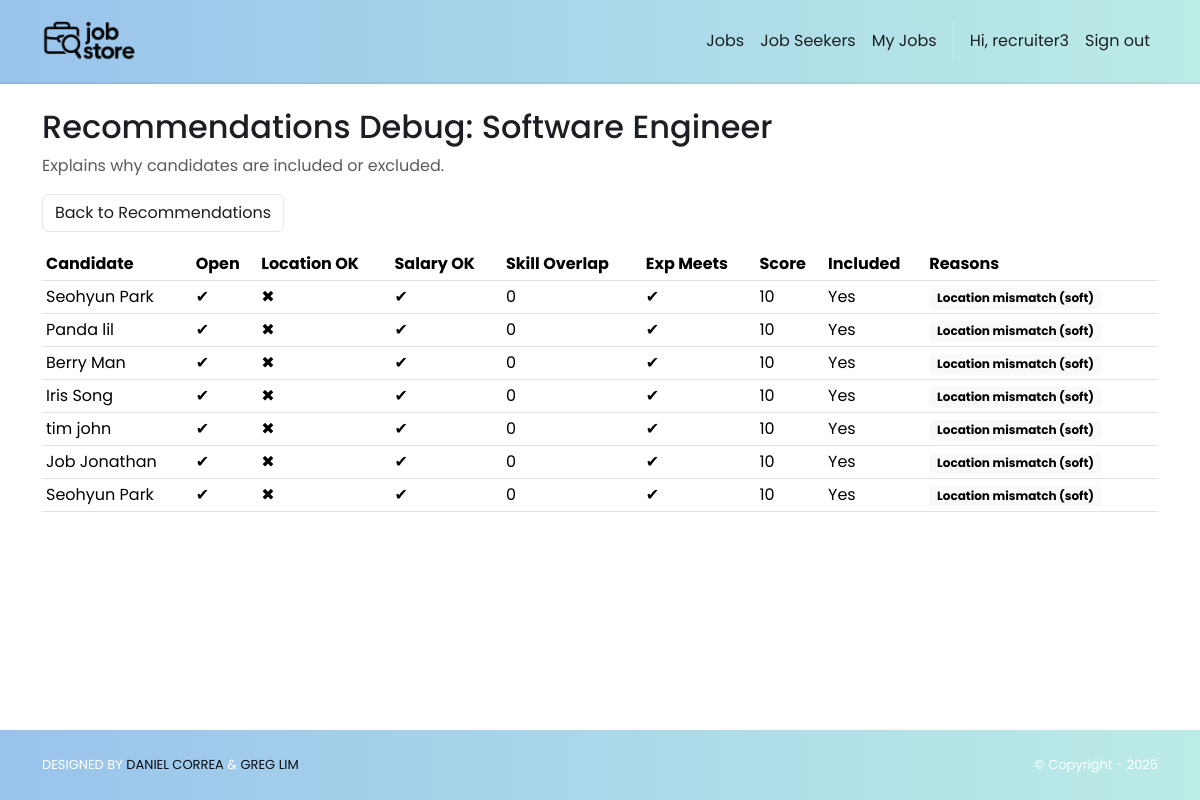
The page /jobs/5/recommendations/debug/ (signed in) on the database its author committed.
### accounts/models.py (models this page shows)
class User(AbstractUser):
    class Roles(models.TextChoices):
        RECRUITER = "RECRUITER", "Recruiter"
        JOB_SEEKER = "JOB_SEEKER", "Job Seeker"
    role = models.CharField(
        max_length=20, choices=Roles.choices, default=Roles.JOB_SEEKER, db_index=True
    )
    @property
    def is_recruiter(self) -> bool:
        return self.role == self.Roles.RECRUITER
    @property
    def is_jobseeker(self) -> bool:
        return self.role == self.Roles.JOB_SEEKER

### jobs/models.py (models this page shows, shortened)
class Job(models.Model):
    class RemoteType(models.TextChoices):
        ONSITE = "ONSITE", "On-site"
        REMOTE = "REMOTE", "Remote"
        HYBRID = "HYBRID", "Hybrid"
    title = models.CharField(max_length=200, db_index=True)
    description = models.TextField()
    location = models.CharField(max_length=200, db_index=True)
    address = models.CharField(max_length=200, db_index=True)
    remote_type = models.CharField(max_length=6, choices=RemoteType.choices)
    salary_min = models.PositiveIntegerField(null=True, blank=True)
    salary_max = models.PositiveIntegerField(null=True, blank=True)
    visa_sponsorship = models.BooleanField(default=False)
    min_experience = models.PositiveIntegerField(null=True, blank=True)
    skills = models.ManyToManyField(Skill, blank=True, related_name="jobs")
    created_by = models.ForeignKey(
        settings.AUTH_USER_MODEL,
        on_delete=models.CASCADE,
        related_name="jobs",
        limit_choices_to={"role": "RECRUITER"},
    )
    created_at = models.DateTimeField(auto_now_add=True)

### jobSeekers/models.py (models this page shows, shortened)
class JobSeeker(models.Model):
    user = models.OneToOneField(
        settings.AUTH_USER_MODEL, on_delete=models.CASCADE, related_name="jobseeker_profile"
    )
    firstName = models.CharField("First Name", max_length=255)
    lastName  = models.CharField("Last Name", max_length=255)
    location  = models.CharField("Location", max_length=255, blank=True)
    image     = models.ImageField("Profile Image", upload_to='jobSeeker_images/', null=True, blank=True)
    years_experience = models.PositiveIntegerField(null=True, blank=True)
    open_to_work = models.BooleanField(default=True)
    desired_salary_min = models.PositiveIntegerField(null=True, blank=True)
    desired_salary_max = models.PositiveIntegerField(null=True, blank=True)
    education = models.ForeignKey("Institution", on_delete=models.PROTECT, related_name="jobSeeker", null=True, blank=True)
    degree    = models.CharField(max_length=255, blank=True)
    startYear = models.IntegerField("Start Year", null=True, blank=True)
    endYear   = models.IntegerField("End Year", null=True, blank=True)
    headline   = models.TextField(blank=True)
    experience = models.ManyToManyField("Experience", related_name="jobSeeker", blank=True)
    skills     = models.ManyToManyField("Skill", related_name="jobSeeker", blank=True)
    links      = models.ManyToManyField("Link", related_name="jobSeeker", blank=True)
    hide_image = models.BooleanField(default=False)
    hide_headline = models.BooleanField(default=False)
    hide_profile = models.BooleanField(default=False)
    hide_location = models.BooleanField(default=False)
    @property
    def full_name(self):
        return f"{self.firstName} {self.lastName}"

### jobs/views.py (the view)
# urls.py: path("<int:pk>/recommendations/debug/", views.job_recommendations_debug, name="jobs.recommendations_debug"),
@login_required
@recruiter_required
def job_recommendations_debug(request, pk):
    job = get_object_or_404(Job, pk=pk, created_by=request.user)
    from django.db.models import Q, Count, IntegerField, Value
    from jobSeekers.models import JobSeeker
    job_skill_ids = list(job.skills.values_list('id', flat=True))
    job_min = job.salary_min
    job_max = job.salary_max
    qs = JobSeeker.objects.filter(hide_profile=False).prefetch_related('skills')
    if job_skill_ids:
        qs = qs.annotate(skill_overlap=Count('skills', filter=Q(skills__in=job_skill_ids), distinct=True))
    else:
        qs = qs.annotate(skill_overlap=Value(0, output_field=IntegerField()))
    data = []
    remote = getattr(job, 'remote_type', None) == getattr(job.RemoteType, 'REMOTE', 'REMOTE')
    city = (job.location or '').split(',')[0].strip() if job.location else ''
    token = city or (job.location or '')
    min_exp = job.min_experience or 0
    for c in qs:
        reasons = []
        open_ok = bool(c.open_to_work)
        if not open_ok:
            reasons.append('Not open to work')
        if remote:
            loc_ok = True
        else:
            if token:
                loc_ok = (c.location or '').lower().find(token.lower()) != -1
            else:
                loc_ok = True
        if not loc_ok:
            reasons.append('Location mismatch (soft)')
        if job_min is None and job_max is None:
            sal_ok = True
        else:
            c_min = c.desired_salary_min
            c_max = c.desired_salary_max
            sal_ok_left = (job_max is None) or (c_min is None) or (c_min <= job_max)
            sal_ok_right = (job_min is None) or (c_max is None) or (c_max >= job_min)
            sal_ok = sal_ok_left and sal_ok_right
        if not sal_ok:
            reasons.append('Salary range does not overlap')
        exp_ok = (c.years_experience or 0) >= min_exp
        total_score = (getattr(c, 'skill_overlap', 0) * 100) + (10 if exp_ok else 0)
        included = open_ok and sal_ok
        data.append({
            'candidate': c,
            'open_ok': open_ok,
            'loc_ok': loc_ok,
            'sal_ok': sal_ok,
            'skill_overlap': getattr(c, 'skill_overlap', 0),
            'exp_ok': exp_ok,
            'score': total_score,
            'included': included,
            'reasons': reasons,
        })
    data.sort(key=lambda x: (x['included'], x['score']), reverse=True)
    return render(request, "jobs/recommendations_debug.html", {"job": job, "rows": data})

### jobStore/context_processors.py (called while the page is built)
def static_revisions(request):
    base = Path(settings.BASE_DIR)
    logo_path = base / 'jobStore' / 'static' / 'img' / 'logo.png'
    try:
        rev_logo = str(int(os.path.getmtime(logo_path)))
    except Exception:
        rev_logo = '1'
    css_path = base / 'jobStore' / 'static' / 'css' / 'style.css'
    try:
        rev_css = str(int(os.path.getmtime(css_path)))
    except Exception:
        rev_css = '1'
    return {
        'STATIC_REV_LOGO': rev_logo,
        'STATIC_REV_CSS': rev_css,
    }

### jobs/templates/jobs/recommendations_debug.html
{% extends "base.html" %}
{% block content %}
<div class="container py-4">
  <h2>Recommendations Debug: {{ job.title }}</h2>
  <p class="text-muted">Explains why candidates are included or excluded.</p>
  <div class="mb-3">
    <a href="{% url 'jobs.recommendations' job.pk %}" class="btn btn-outline-secondary">Back to Recommendations</a>
  </div>
  <div class="table-responsive">
    <table class="table table-sm align-middle">
      <thead>
        <tr>
          <th>Candidate</th>
          <th>Open</th>
          <th>Location OK</th>
          <th>Salary OK</th>
          <th>Skill Overlap</th>
          <th>Exp Meets</th>
          <th>Score</th>
          <th>Included</th>
          <th>Reasons</th>
        </tr>
      </thead>
      <tbody>
        {% for row in rows %}
          <tr class="{% if not row.included %}table-warning{% endif %}">
            <td>{{ row.candidate.full_name }}</td>
            <td>{% if row.open_ok %}✔{% else %}✖{% endif %}</td>
            <td>{% if row.loc_ok %}✔{% else %}✖{% endif %}</td>
            <td>{% if row.sal_ok %}✔{% else %}✖{% endif %}</td>
            <td>{{ row.skill_overlap }}</td>
            <td>{% if row.exp_ok %}✔{% else %}✖{% endif %}</td>
            <td>{{ row.score }}</td>
            <td>{% if row.included %}Yes{% else %}No{% endif %}</td>
            <td>
              {% if row.reasons %}
                {% for r in row.reasons %}
                  <span class="badge text-bg-light me-1">{{ r }}</span>
                {% endfor %}
              {% else %}
                <em>—</em>
              {% endif %}
            </td>
          </tr>
        {% empty %}
          <tr><td colspan="9"><em>No candidates found.</em></td></tr>
        {% endfor %}
      </tbody>
    </table>
  </div>
</div>
{% endblock %}

### jobStore/templates/base.html (shortened to what this page needs)
<!DOCTYPE html>
<html>
  {% load static %}
  <head>
    <link href="https://cdn.jsdelivr.net/npm/bootstrap@5.3.3/dist/css/bootstrap.min.css"
          rel="stylesheet">
    <link rel="stylesheet"
          href="https://cdnjs.cloudflare.com/ajax/libs/font-awesome/6.1.1/css/all.min.css">
    <link rel="stylesheet" type="text/css" href="{% static 'css/style.css' %}?v={{ STATIC_REV_CSS }}">
  </head>
  <body class="d-flex flex-column min-vh-100{% if request.resolver_match and request.resolver_match.url_name == 'home.index' %} is-home{% endif %}">
    <nav class="p-3 navbar navbar-light ms-brandbar navbar-expand-lg">
      <div class="container">
        <a class="navbar-brand" href="{% url 'home.index' %}">
          <img src="{% static 'img/logo.png' %}?v={{ STATIC_REV_LOGO }}" alt="logo" height="40" />
        </a>
        <div class="collapse navbar-collapse" id="navbarNavAltMarkup">
          <div class="navbar-nav ms-auto navbar-ml align-items-lg-center">
            <a class="nav-link" href="{% url 'jobs.list' %}">Jobs</a>
            {% if user.is_authenticated %}
              {% if user.is_staff or user.is_recruiter %}
                <a class="nav-link" href="{% url 'jobSeekers.index' %}">Job Seekers</a>
                <a class="nav-link" href="{% url 'jobs.dashboard' %}">My Jobs</a>
              {% endif %}
              <span class="nav-link disabled">Hi, {{ user.username }}</span>
              <a class="nav-link" href="{% url 'logout' %}">Sign out</a>
            {% else %}
              <a class="nav-link" href="{% url 'login' %}">Log in</a>
              <a class="nav-link" href="{% url 'signup.choice' %}">Sign up</a>
            {% endif %}
          </div>
        </div>
      </div>
    </nav>
    <div class="flex-grow-1">
      {% block content %}
      {% endblock content %}
    </div>
    <section class="p-3 ms-footer-bottom">
      <div class="container d-flex justify-content-between">
        <div class="me-5 text-white">
          <span>DESIGNED BY
            <a href="https://www.x.com/danielgarax" target="_blank">DANIEL CORREA</a> &
            <a href="https://www.x.com/greglim81" target="_blank">GREG LIM</a>
          </span>
        </div>
        <div class="text-white">
          <span>© Copyright - 2025</span>
        </div>
      </div>
    </section>
  </body>
</html>

### jobStore/static/css/style.css (style rules this page uses)
:root { --bg: #ffffff; --bg-alt: #f6f7f9; --surface: #ffffff; --surface-2: #f2f3f5; --text: #1b1f23; --muted: #6b7280; --border: #e5e7eb; --brand-blue-1: #99C3EC; --brand-blue-2: #AAD2EC; --brand-cyan: #BCECE6; --brand-mint: #97E3C2; --brand-peach: #FFEED9; --brand-pink: #F69C9E; --primary: var(--brand-blue-1); --primary-contrast: #0b0d10; --link: var(--brand-blue-1); --success: var(--brand-mint); --warning: var(--brand-peach); --danger: var(--brand-pink); --shadow: 0 6px 20px rgba(0,0,0,0.08); --radius: 10px; --radius-sm: 8px; --radius-xs: 6px; --focus: 0 0 0 0.2rem rgba(153,195,236,0.35); --transition: 180ms ease; }
html, body { background: var(--bg); color: var(--text); }
body { font-family: 'Poppins', system-ui, -apple-system, Segoe UI, Roboto, Arial, sans-serif; line-height: 1.5; text-rendering: optimizeLegibility; -webkit-font-smoothing: antialiased; -moz-osx-font-smoothing: grayscale; transition: background-color var(--transition), color var(--transition); }
a { color: var(--link); }
.navbar { backdrop-filter: saturate(160%) blur(4px); }
.navbar .nav-link { opacity: 0.9; }
.ms-brandbar { background-color: #99C3EC; background: linear-gradient(90deg, var(--brand-blue-1), var(--brand-cyan)) !important; border-bottom: 2px solid rgba(0,0,0,0.06); }
.ms-brandbar .nav-link, .ms-brandbar .navbar-brand, .ms-brandbar .navbar-text { color: var(--primary-contrast) !important; }
.ms-brandbar .nav-link { position: relative; transition: color 160ms ease, transform 140ms ease; }
.ms-brandbar .nav-link::after { content: ''; position: absolute; left: 0; right: 0; bottom: -4px; height: 2px; width: 0; margin: 0 auto; background: var(--primary-contrast); transition: width 180ms ease; }
.btn-outline-secondary { color: var(--text); border-color: var(--border); }
.btn { transition: transform 140ms ease, box-shadow 180ms ease, filter 140ms ease; }
.ms-footer-bottom { background-color: #99C3EC; background: linear-gradient(90deg, var(--brand-blue-1), var(--brand-cyan)) !important; border-top: 0; }
.ms-footer-bottom span { font-size: 13px; line-height: 38px; }
.ms-footer-bottom a { color: var(--primary-contrast); text-decoration: none; }
.btn, .form-control, .form-select, .nav-link, .card { transition: all var(--transition); }

### rows shown on the page
User: username "recruiter3"
Job: title "Software Engineer"
JobSeeker: candidate.full_name "Seohyun Park", skill_overlap "0", score "10", reasons "Location mismatch (soft)"
JobSeeker: candidate.full_name "Panda lil", skill_overlap "0", score "10", reasons "Location mismatch (soft)"
JobSeeker: candidate.full_name "Berry Man", skill_overlap "0", score "10", reasons "Location mismatch (soft)"
JobSeeker: candidate.full_name "Iris Song", skill_overlap "0", score "10", reasons "Location mismatch (soft)"
JobSeeker: candidate.full_name "tim john", skill_overlap "0", score "10", reasons "Location mismatch (soft)"
JobSeeker: candidate.full_name "Job Jonathan", skill_overlap "0", score "10", reasons "Location mismatch (soft)"
JobSeeker: candidate.full_name "Seohyun Park", skill_overlap "0", score "10", reasons "Location mismatch (soft)"
